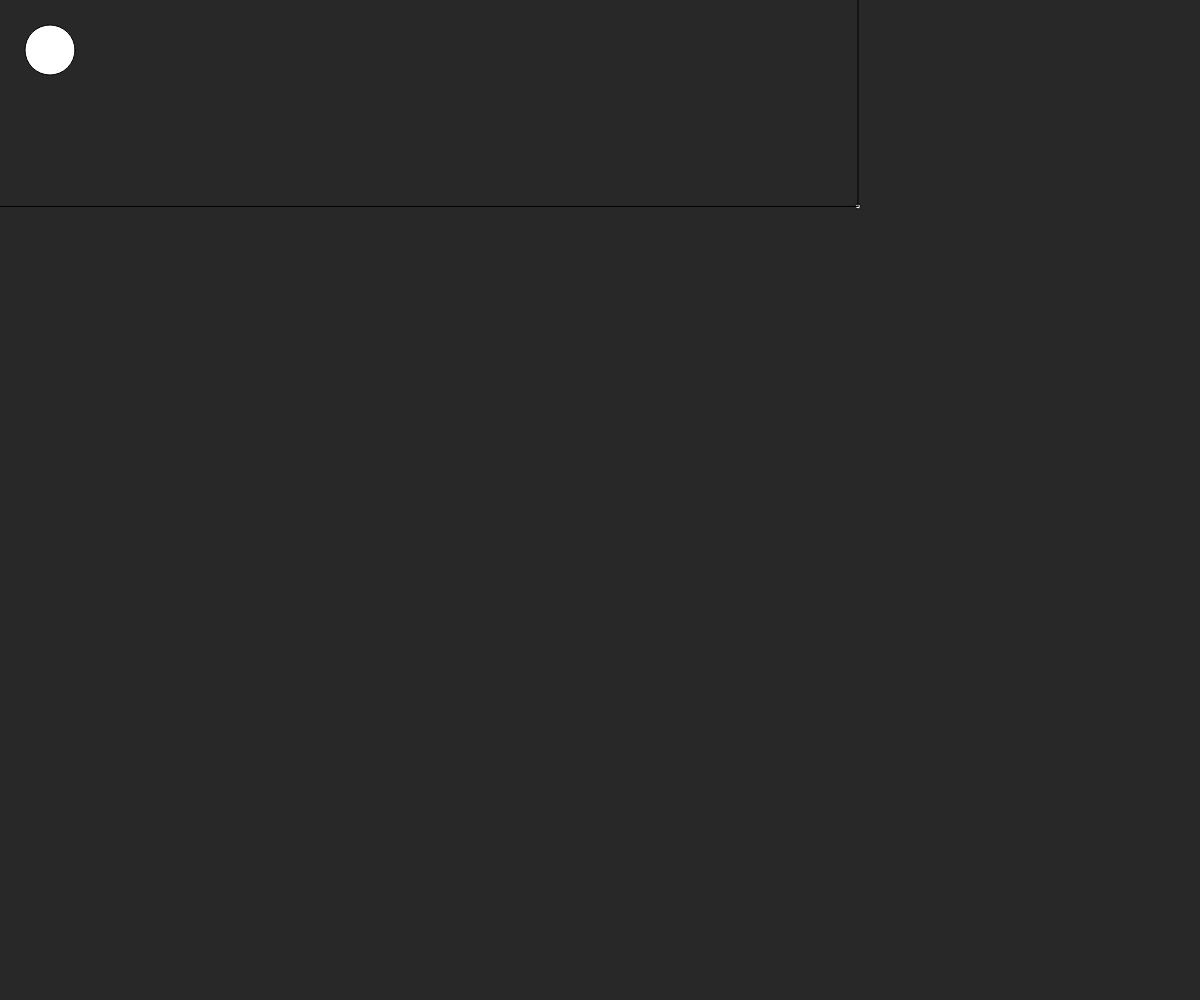
Frame 1 (no input)
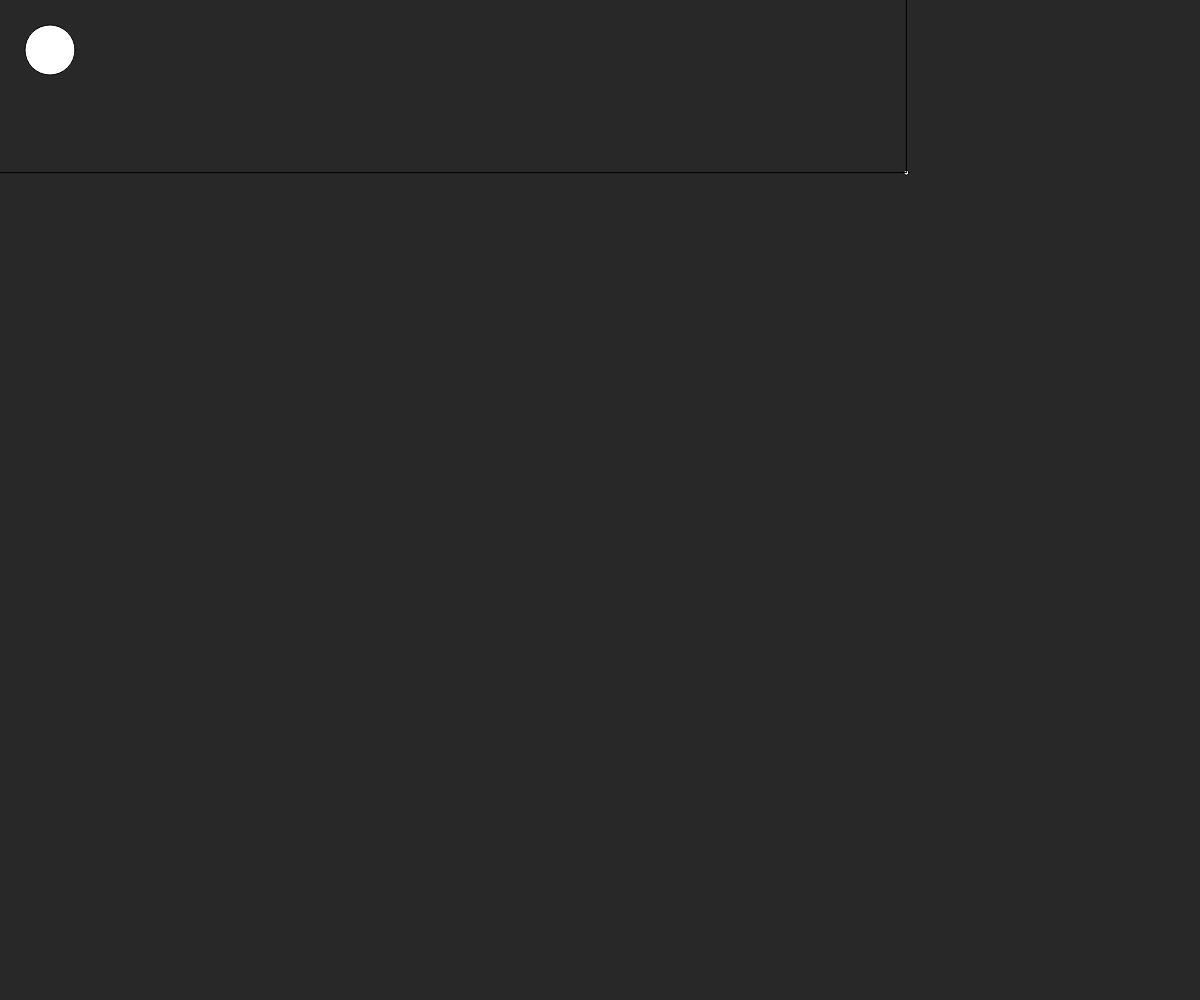
Frame 60 (no input)
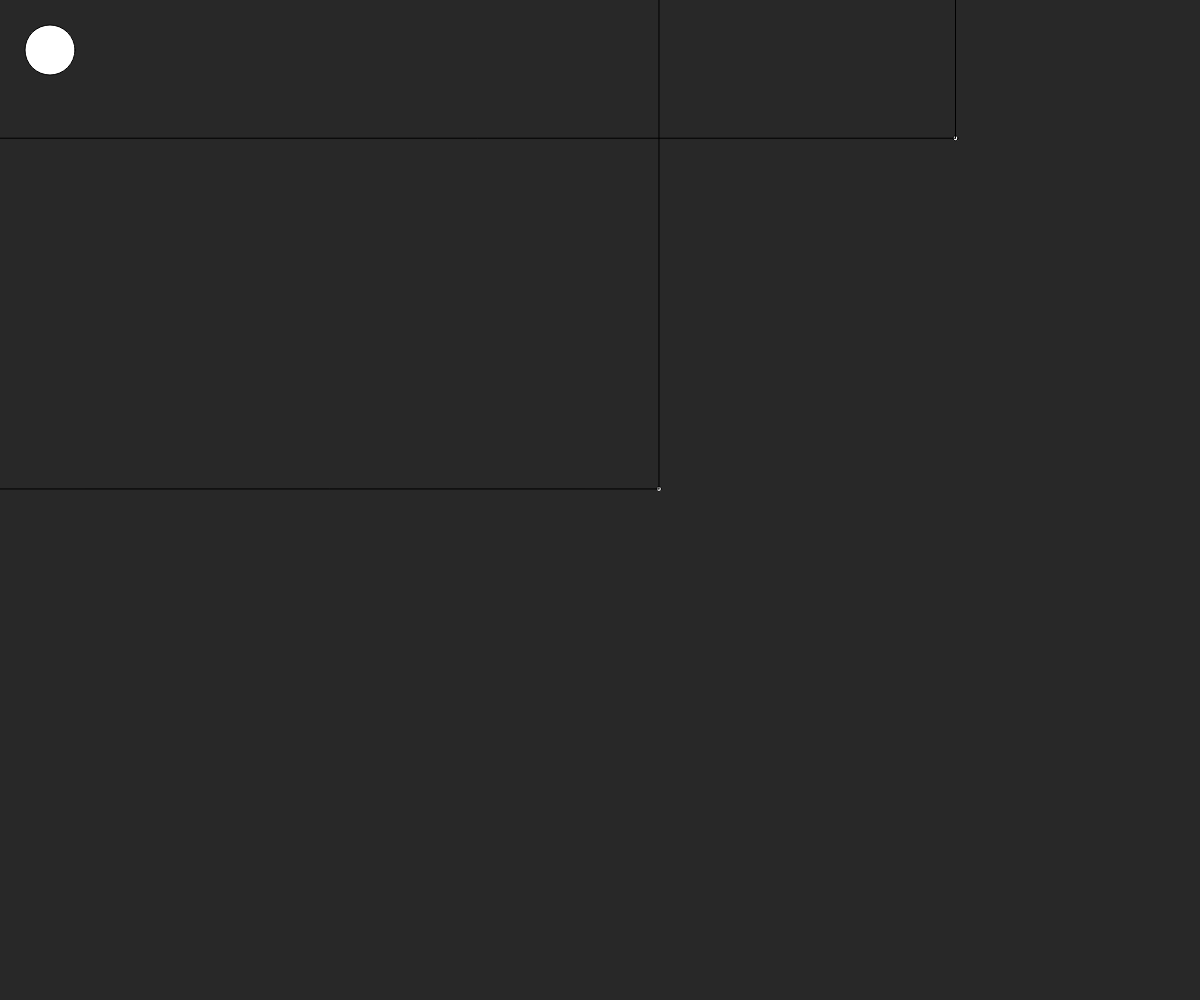
Frame 120 (the mouse pressed at the canvas centre since frame 60)

The p5.js sketch that drew these frames (run headless with seeded random() and noise() and a simulated clock; from frame 60 on, the mouse is pressed at the canvas centre):

// p5.js sketch
// ── sketch.js

BB = [];
D = [];
var x;
function setup() {
  createCanvas (windowWidth,windowHeight);
  

 
for(i = 0 ; i < 1 ; i ++){
 BB[i] = new ball(random(width),random(height));
 
}

console.log(BB.length);

}

function draw() {
 background(40);
  ellipse(50, 50 ,50 );
 



for(i = 0 ; i < BB.length ; i ++){
 BB[i].update();
 BB[i].end   ();
 BB[i].show  ();
 BB[i].eat    ();
}
}

function ball (x,y){
  
  this.ref = createVector(0,0);
 
  this.pos = createVector(x,y);
  this.v = p5.Vector.random2D(1,1);
  this.acc = createVector(0,0);
  this.mass = 5;
  
this.update = function (){
  
 this.pos.add(this.v);
 this.v.add(this.acc);
 this.acc.mult(0);
};

this.show = function(){
    
    
  
     
    
   
    ellipse(this.pos.x , this.pos.y , this.mass );
  
  
  };
  
this.end = function (){
    
    if(this.pos.x > width || this.pos.x < 0 ) {
      
      this.v.x = this.v.x * -1;
       this.mass = this.mass + 1;
    BB.push(new ball(random(width),random(height)));
    }
    
    if (this.pos.y > height ||this.pos.y < 0  ) {
    
     this.v.y = this.v.y * -1;
       this.mass = this.mass + 1;
     BB.push(new ball(random(width),random(height)));
     
    }
     
     //console.log(frameRate);
     
     
     

     
         
  };
  
this.eat = function(){
    
   
line(this.pos.x , 0  , this.pos.x ,this.pos.y);
line(0 , this.pos.y  , this.pos.x ,this.pos.y);




};
  
}
function mousePressed(){
  
  BB.push(new ball(mouseX,mouseY));
     //BB.splice(0 , 1);
  
}
